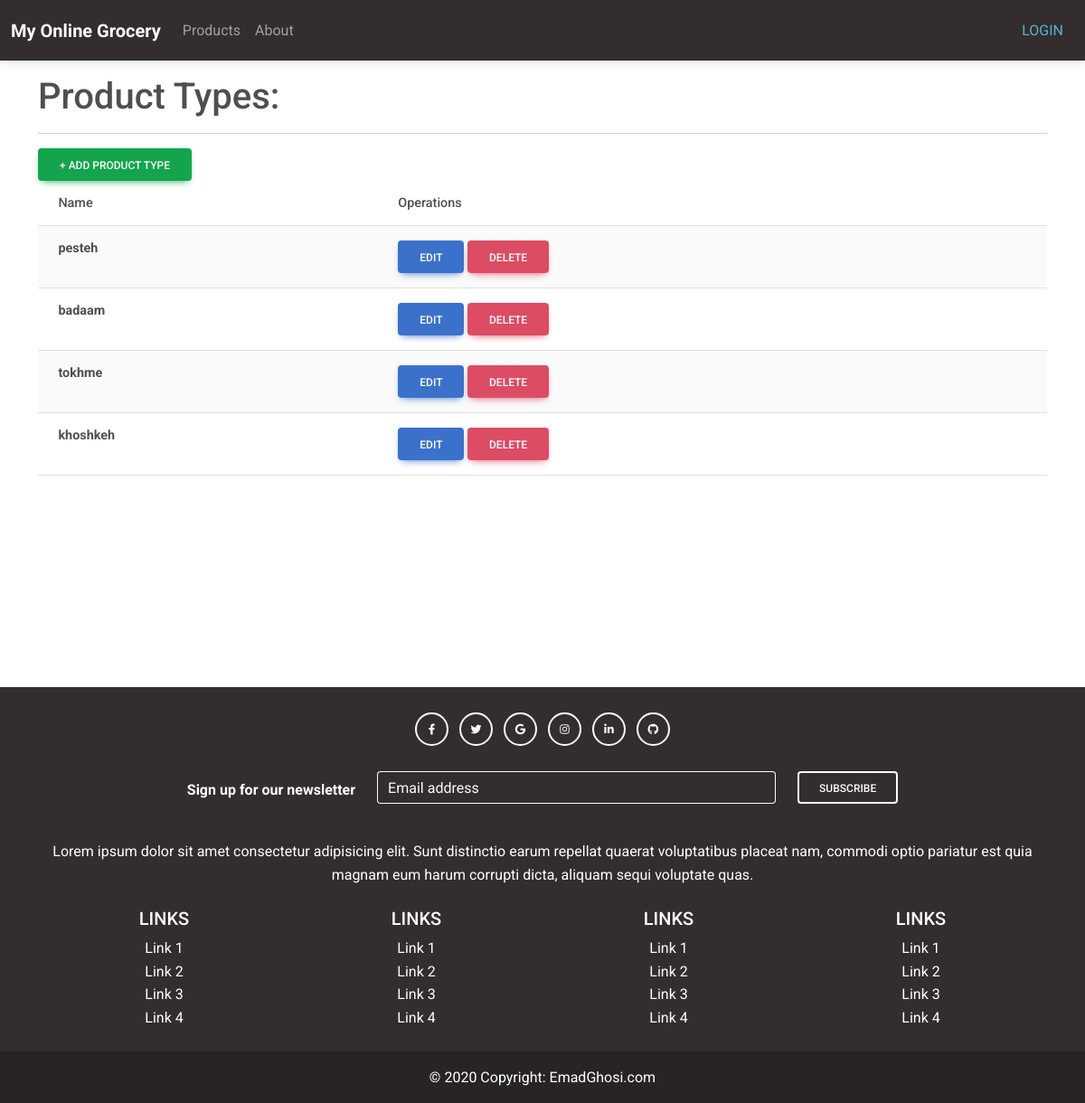
Page /inventory/producttypelist/ on the committed database.
### inventory/models.py (models this page shows, shortened)
class ProductType(models.Model):
    name = models.CharField(max_length=100)

### inventory/views.py (the view)
# urls.py: path('producttypelist/', views.ProductTypeListView.as_view(), name='producttypelist'),
class ProductTypeListView(ListView,LoginRequiredMixin):
    model = ProductType
    template_name = 'producttypelist.html'

### templates/producttypelist.html (shortened to what this page needs)
{% extends 'base.html' %}
{% load static %}
{% block content %}
<html>
<head>
  <link
  href="https://cdnjs.cloudflare.com/ajax/libs/font-awesome/6.0.0/css/all.min.css"
  rel="stylesheet"
/>
<link
  href="https://cdnjs.cloudflare.com/ajax/libs/mdb-ui-kit/6.4.0/mdb.min.css"
  rel="stylesheet"
/>
</head>
<body>
    <div class="wrapper">
        <h1 class=" text-left mt-3 mb-3 ml-0 align-left w-50">Product Types:</h1>
        <hr>
        <a
            href="{% url 'producttypeadd' %}"
            class="btn btn-success align-right"
            role="btn"
            >+ Add product type</a
            >
        <div class="wrapper">
            <table class="table table-striped">
                <thead class="thead-dark ">
                    <tr>
                        <th>Name</th>
                        <th>Operations</th>
                    </tr>
                </thead>
                <tbody>
                    {% for item in object_list %}
                    <tr class="">
                        <td class="align-center"> <b >{{ item.name }} </b></td>
                        <td class="align-right">
                            <div class="align-right">
                                <a
                                href="{% url 'producttypeupdate' pk=item.pk %}"
                                class="btn btn-primary align-right "
                                role="btn"
                                >Edit</a
                              >
                              <a
                              href="{% url 'producttypedelete' pk=item.pk %}"
                                class="btn btn-danger align-right"
                                role="btn"
                                >Delete</a
                              >
                            </div>
                        </td>
                    </tr>
                  {% endfor %}
                </tbody>
              </table>
            </div>
          </div>
</body>
</html>
{% endblock content %}

### static/css/base.css (style rules this page uses)
body { font-family: "Roboto", -apple-system, BlinkMacSystemFont, "Segoe UI", Roboto, "Helvetica Neue", Arial, "Noto Sans", sans-serif, "Apple Color Emoji", "Segoe UI Emoji", "Segoe UI Symbol", "Noto Color Emoji"; }
h1, h2, h3, h4, h5, h6, .h1, .h2, .h3, .h4, .h5, .h6 { font-family: "Roboto", -apple-system, BlinkMacSystemFont, "Segoe UI", Roboto, "Helvetica Neue", Arial, "Noto Sans", sans-serif, "Apple Color Emoji", "Segoe UI Emoji", "Segoe UI Symbol", "Noto Color Emoji"; }
a { -webkit-transition: .3s all ease; -o-transition: .3s all ease; transition: .3s all ease; }
a, a:hover { text-decoration: none !important; }

### templates/base.html (style rules this page uses)
.page-container { position: relative; min-height: 100vh; }

### rows in the picture
ProductType: name "pesteh"
ProductType: name "badaam"
ProductType: name "tokhme"
ProductType: name "khoshkeh"
